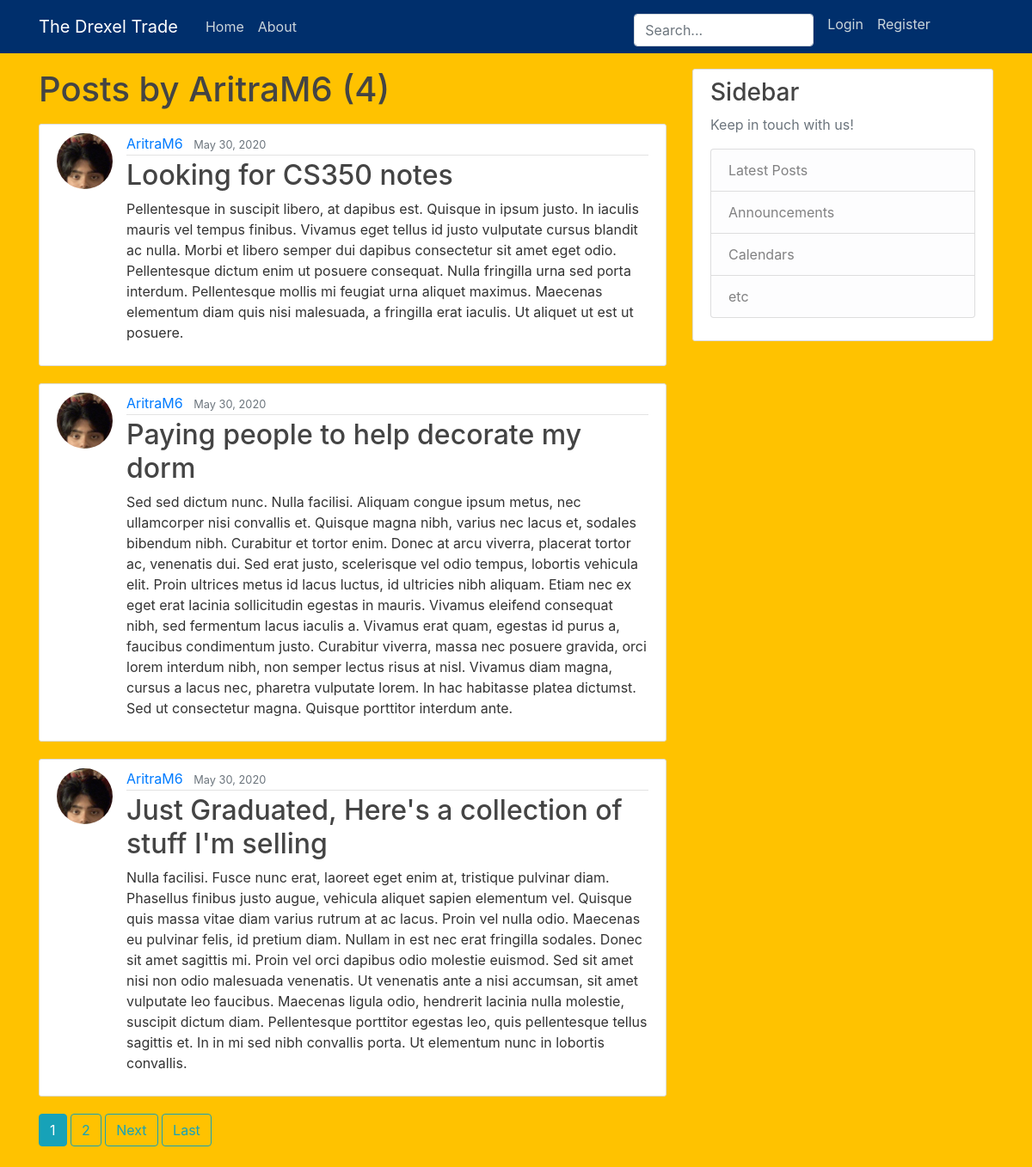
Screenshot of /user/AritraM6 with the database file from the repository.
### blog/models.py (models this page shows, shortened)
class Post(models.Model):
    title = models.CharField(max_length=100)
    content = models.TextField()
    date_posted = models.DateTimeField(default=timezone.now)
    author = models.ForeignKey(User, on_delete=models.CASCADE)

### users/models.py (models this page shows, shortened)
class Profile(models.Model):
   user = models.OneToOneField(User, on_delete=models.CASCADE)
   image = models.ImageField(default='default.jpg', upload_to='profile_pics')

### blog/views.py (the view)
# urls.py: path('user/<str:username>', UserPostListView.as_view(), name='user-posts'),
class UserPostListView(ListView):
    model = Post
    template_name = 'blog/user_posts.html'  # <app>/<model>_<viewtype>.html
    context_object_name = 'posts'
    paginate_by = 3
    def get_queryset(self):
        user = get_object_or_404(User, username=self.kwargs.get('username'))
        return Post.objects.filter(author=user).order_by('-date_posted')

### blog/templates/blog/user_posts.html (shortened to what this page needs)
{% extends "blog/base.html" %}
{% block content %}
    <h1 class="mb-3">Posts by {{ view.kwargs.username }} ({{ page_obj.paginator.count }})</h1>
    {% for post in posts %}
        <article class="media content-section">
          <img class="rounded-circle article-img" src="{{ post.author.profile.image.url }}">
          <div class="media-body">
            <div class="article-metadata">
              <a class="mr-2" href="{% url 'user-posts' post.author.username %}">{{ post.author }}</a>
              <small class="text-muted">{{ post.date_posted|date:"F d, Y" }}</small>
            </div>
            <h2><a class="article-title" href="{% url 'post-detail' post.id %}">{{ post.title }}</a></h2>
            <p class="article-content">{{ post.content }}</p>
          </div>
        </article>
    {% endfor %}
    {% if is_paginated %}
      {% for num in page_obj.paginator.page_range %}
        {% if page_obj.number == num %}
          <a class="btn btn-info mb-4" href="?page={{ num }}">{{ num }}</a>
        {% elif num > page_obj.number|add:'-3' and num < page_obj.number|add:'3' %}
          <a class="btn btn-outline-info mb-4" href="?page={{ num }}">{{ num }}</a>
        {% endif %}
      {% endfor %}
      {% if page_obj.has_next %}
        <a class="btn btn-outline-info mb-4" href="?page={{ page_obj.next_page_number }}">Next</a>
        <a class="btn btn-outline-info mb-4" href="?page={{ page_obj.paginator.num_pages }}">Last</a>
      {% endif %}
    {% endif %}
{% endblock content %}

### blog/static/blog/main.css (style rules this page uses)
body { background: #FFC200; color: #333333; margin-top: 5rem; }
h1, h2, h3, h4, h5, h6 { color: #444444; }
.content-section { background: #ffffff; padding: 10px 20px; border: 1px solid #dddddd; border-radius: 3px; margin-bottom: 20px; }
.article-title { color: #444444; }
.article-content { white-space: pre-line; }
.article-img { height: 65px; width: 65px; margin-right: 16px; }
.article-metadata { padding-bottom: 1px; margin-bottom: 4px; border-bottom: 1px solid #e3e3e3 }

### rows the page displays
Post: author.profile.image (picture), author "AritraM6", date_posted "May 30, 2020", title "Looking for CS350 notes", content "Pellentesque in suscipit libero, at dapibus est. Quisque in ipsum justo. In iaculis mauris vel tempus finibus. Vivamus eget tellus id justo vulputate cursus blandit ac nulla. Morbi et libero semper dui dapibus consectetur sit amet eget odio. Pellentesque dictum enim ut posuere consequat. Nulla fringilla urna sed porta interdum. Pellentesque mollis mi feugiat urna aliquet maximus. Maecenas elementum diam quis nisi malesuada, a fringilla erat iaculis. Ut aliquet ut est ut posuere."
Post: author.profile.image (picture), author "AritraM6", date_posted "May 30, 2020", title "Paying people to help decorate my dorm", content "Sed sed dictum nunc. Nulla facilisi. Aliquam congue ipsum metus, nec ullamcorper nisi convallis et. Quisque magna nibh, varius nec lacus et, sodales bibendum nibh. Curabitur et tortor enim. Donec at arcu viverra, placerat tortor ac, venenatis dui. Sed erat justo, scelerisque vel odio tempus, lobortis vehicula elit. Proin ultrices metus id lacus luctus, id ultricies nibh aliquam. Etiam nec ex eget erat lacinia sollicitudin egestas in mauris. Vivamus eleifend consequat nibh, sed fermentum lacus iaculis a. Vivamus erat quam, egestas id purus a, faucibus condimentum justo. Curabitur viverra, massa nec posuere gravida, orci lorem interdum nibh, non semper lectus risus at nisl. Vivamus diam…"
Post: author.profile.image (picture), author "AritraM6", date_posted "May 30, 2020", title "Just Graduated, Here's a collection of stuff I'm selling", content "Nulla facilisi. Fusce nunc erat, laoreet eget enim at, tristique pulvinar diam. Phasellus finibus justo augue, vehicula aliquet sapien elementum vel. Quisque quis massa vitae diam varius rutrum at ac lacus. Proin vel nulla odio. Maecenas eu pulvinar felis, id pretium diam. Nullam in est nec erat fringilla sodales. Donec sit amet sagittis mi. Proin vel orci dapibus odio molestie euismod. Sed sit amet nisi non odio malesuada venenatis. Ut venenatis ante a nisi accumsan, sit amet vulputate leo faucibus. Maecenas ligula odio, hendrerit lacinia nulla molestie, suscipit dictum diam. Pellentesque porttitor egestas leo, quis pellentesque tellus sagittis et. In in mi sed nibh convallis porta. Ut…"

### other values shown
{{ view.kwargs.username }} "AritraM6"
{{ page_obj.paginator.count }} "4"
{{ num }} "1"
{{ num }} "2"
